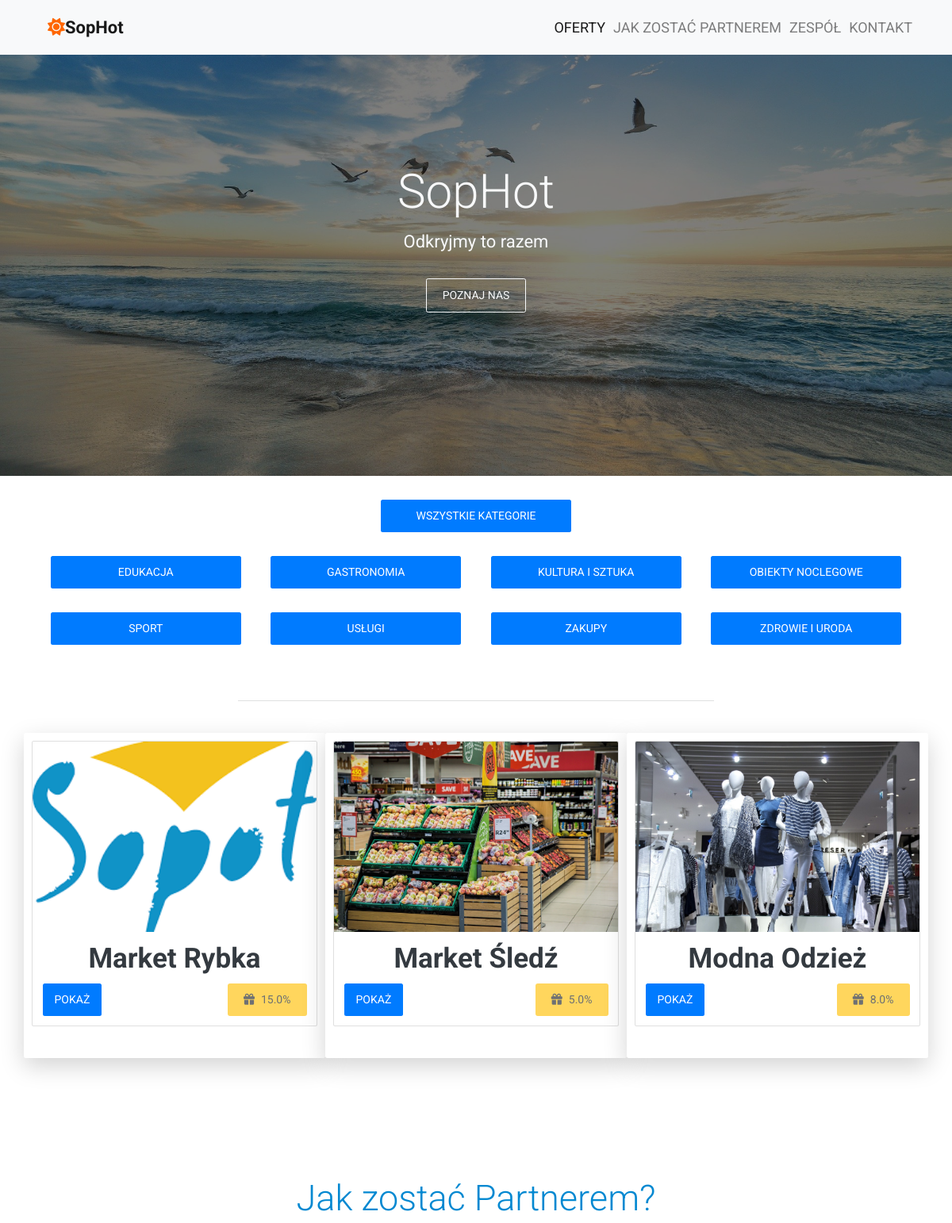
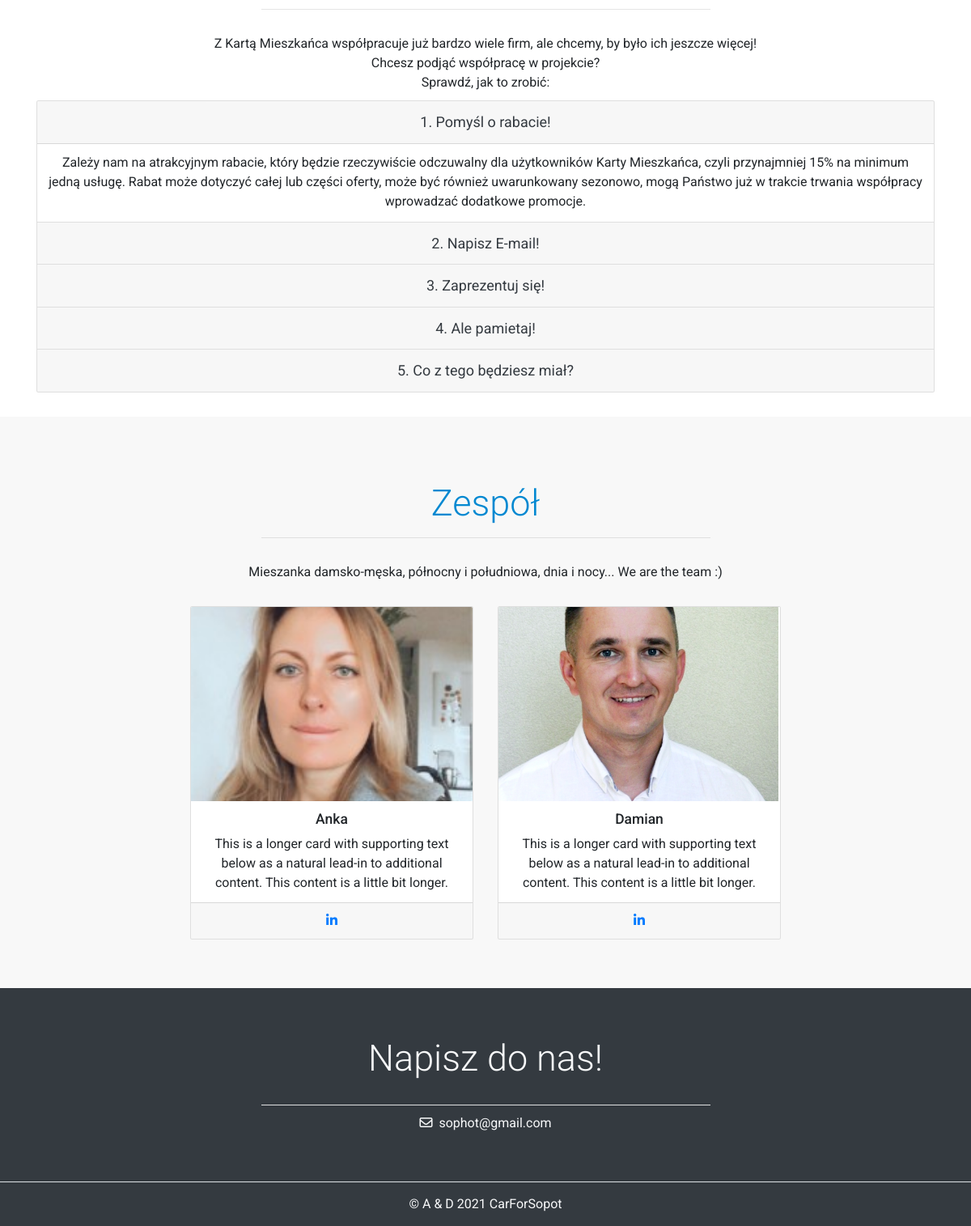
Page /zakupy/ on the committed database (2 pictures, top to bottom).
### offers/models.py (models this page shows, shortened)
class Category(models.Model):
    name = models.CharField(max_length=200,
                            db_index=True)
    slug = models.SlugField(max_length=200,
                            unique=True)
    class Meta:
        ordering = ('name',)
        verbose_name = 'category'
        verbose_name_plural = 'categories'
    def get_absolute_url(self):
        return reverse('offers:offers_list_by_category', args=[self.slug])

class Offers(models.Model):
    category = models.ForeignKey(Category,
                                 related_name='offers',
                                 on_delete=models.CASCADE)
    name = models.CharField(max_length=200, db_index=True)
    slug = models.SlugField(max_length=200, db_index=True, unique=True, default=None)
    adres = models.CharField(max_length=300, db_index=True)
    image = models.ImageField(upload_to='products/%Y/%m/%d',
                              blank=True)
    bonus = models.FloatField(max_length=3, db_index=True)
    available = models.BooleanField(default=True)
    description = models.TextField(blank=True)
    created = models.DateTimeField(auto_now_add=True)
    class Meta:
        ordering = ('name',)
        index_together = (('id', 'slug'),)
    def get_absolute_url(self):
        return reverse('offers:offers_detail', args=[self.id, self.slug])

### offers/views.py (the view)
# urls.py: path('', views.offers_list, name='offers_list'),
def offers_list(request, category_slug=None):
    category = None
    categories = Category.objects.all()
    products = Offers.objects.filter(available=True)
    if category_slug:
        category = get_object_or_404(Category, slug=category_slug)
        products = products.filter(category=category)
    return render(request,
                  'offers/list.html',
                  {'category': category,
                   'categories': categories,
                   'products': products})

### offers/templates/offers/list.html (shortened to what this page needs)
{% extends "index.html" %}
{% load static %}
{% block content %}
    <div class="container offers text-center">
        <div class="row d-flex justify-content-around align-items-center">
            <div class="mx-auto ">
                <button type="button" class="btn btn-primary rounded p-3">
                    <a class="text-white" href="{% url "offers:offers_list" %}">WSZYSTKIE KATEGORIE</a>
                </button>
            </div>
        </div>
        <div class="col-sm-3 col-auto col-md-8 col-lg-12 py-5">
            <div class="row d-flex justify-content-around align-items-center">
                {% for cat in categories %}
                        <button type="button" class="btn btn-primary rounded p-3 mb-5 ">
                        <a class="text-white" href="{{ cat.get_absolute_url }}"> {{ cat.name }}</a>
                        </button>
                {% endfor %}
            </div>
        </div>
    </div>
    <hr class="w-50 w-lg-75 mx-auto bg-light">
    <div class="container py-5">
        <div class="row">
            {% for product in products %}
            <div class="col-md-6 col-lg-4 shadow-lg p-3 mb-5 bg-white rounded">
                <div class="card mb-5">
                    <a href="{{ product.get_absolute_url }}">
                        <img src="{% if product.image %}{{ product.image.url }}{% else %}{% static " " %}{% endif %}" class="card-img-top" alt="offers"></a>
                        <div class="card-body">
                            <p class="display-4 text-center text-capitalize"><a class="text-dark" href="{{ product.get_absolute_url }}">{{ product.name }}</a></p>
                            <div class="d-flex justify-content-between align-items-center">
                                <a href="{{ product.get_absolute_url }}" class="btn btn-primary px-4">Pokaż</a>
                                <a  href="#" class="btn btn-warning btn-lg disabled" tabindex="-1" role="button" aria-disabled="true"><i class="fas fa-gift"></i>{{ product.bonus }}%</a>
                            </div>
                        </div>
                </div>
            </div>
            {% endfor %}
        </div>
    </div>
{% endblock %}

### templates/index.html (shortened to what this page needs)
{% load static %}
<!doctype html>
<html lang="en">
<head>
    <link rel="stylesheet" href="https://stackpath.bootstrapcdn.com/bootstrap/4.4.1/css/bootstrap.min.css">
    <link rel="stylesheet" href="{% static 'style.css' %}">
</head>
<body data-spy="scroll" data-target="#navbar-example">
    <nav id="navbar-example" class="navbar navbar-expand-lg navbar-light bg-light py-4 fixed-top" id="navbar-example">
        <div class="container">
            <a class="navbar-brand px-4 blue-color" href="#offers"><i class="fas fa-sun orange-color"></i>SopHot</a>
            <div class="collapse navbar-collapse" id="navbarNavAltMarkup">
                <div class="navbar-nav ml-auto">
                    <a class="nav-item nav-link active" href="#offers">Oferty</a>
                    <a class="nav-item nav-link" href="#partner">Jak zostać Partnerem</a>
                    <a class="nav-item nav-link" href="#team">Zespół</a>
                    <a class="nav-item nav-link" href="#contact">Kontakt</a>
                </div>
            </div>
        </div>
    </nav>
    <header id="home">
        <div class="hero-shadow"></div>
        <div class="container h-100 d-flex flex-column justify-content-center align-items-center text-light text-center">
        <p class="display-1">SopHot</p>
        <p class="header-text mb-5">Odkryjmy to razem</p>
        <a href="#team" class="btn btn-outline-light">Poznaj nas</a>
        </div>
    </header>
    <main>
        <section id="offers" class="py-5 offer mb-5 scroll-fix">
            {% block content %}
            {% endblock %}
        </section>
        <section id="partner" class="scroll-fix">
            <div class="container about-info py-5 text text-center">
                <div class="row">
                    <div class="col">
                        <p class="display-3 blue-color">Jak zostać Partnerem?</p>
                         <hr class="w-50 mx-auto mt-4 mb-5">
                         <p class="display-5">Z Kartą Mieszkańca współpracuje już bardzo wiele firm, ale chcemy, by było ich jeszcze więcej!<br>
                             Chcesz podjąć współpracę w projekcie?<br> Sprawdź, jak to zrobić:</p>
                        <div class="accordion" id="accordionExample">
                            <div class="card">
                                <div class="card-header" id="headingOne">
                                    <h2 class="mb-0">
                                         <button class="btn btn-link btn-block text-dark text-decoration-none" type="button" data-toggle="collapse" data-target="#collapseOne" aria-expanded="true" aria-controls="collapseOne">
                                             1. Pomyśl o rabacie!
                                         </button>
                                    </h2>
                                </div>
                                <div id="collapseOne" class="collapse show" aria-labelledby="headingOne" data-parent="#accordionExample">
                                    <div class="card-body">
                                         Zależy nam na atrakcyjnym rabacie, który będzie rzeczywiście odczuwalny dla użytkowników Karty Mieszkańca, czyli przynajmniej 15% na minimum jedną usługę. Rabat może dotyczyć całej lub części oferty, może być również uwarunkowany sezonowo, mogą Państwo już w trakcie trwania współpracy wprowadzać dodatkowe promocje.
                                    </div>
                                </div>
                            </div>
                            <div class="card">
                                <div class="card-header" id="headingTwo">
                                    <h2 class="mb-0">
                                        <button class="btn btn-link btn-block collapsed text-dark text-decoration-none" type="button" data-toggle="collapse" data-target="#collapseTwo" aria-expanded="false" aria-controls="collapseTwo">
                                            2. Napisz E-mail!
                                        </button>
                                    </h2>
                                </div>
                            </div>
                            <div class="card">
                                <div class="card-header" id="headingThree">
                                     <h2 class="mb-0">
                                        <button class="btn btn-link btn-block collapsed text-dark text-decoration-none" type="button" data-toggle="collapse" data-target="#collapseThree" aria-expanded="false" aria-controls="collapseThree">
                                            3. Zaprezentuj się!
                                        </button>
                                    </h2>
                                </div>
                            </div>
                            <div class="card">
                                <div class="card-header" id="headingFour">
                                     <h2 class="mb-0">
                                        <button class="btn btn-link btn-block collapsed text-dark text-decoration-none" type="button" data-toggle="collapse" data-target="#collapseFour" aria-expanded="false" aria-controls="collapseFour">
                                            4. Ale pamietaj!
                                        </button>
                                    </h2>
                                </div>
                            </div>
                            <div class="card">
                                <div class="card-header" id="headingFive">
                                     <h2 class="mb-0">
                                        <button class="btn btn-link btn-block collapsed text-dark text-decoration-none" type="button" data-toggle="collapse" data-target="#collapseFive" aria-expanded="false" aria-controls="collapseFive">
                                            5. Co z tego będziesz miał?
                                        </button>
                                    </h2>
                                </div>
                            </div>
                        </div>
                    </div>
                </div>
            </div>
        </section>
        <section id="team" class="scroll-fix">
            <div class="container text-center">
                <p class="display-3 blue-color">Zespół</p>
                <hr class="w-50 mx-auto mt-4 mb-5">
                <p class="my-5">Mieszanka damsko-męska, północny i południowa, dnia i nocy... We are the team :)</p>
                    <div class="row row-col-1 row-col-3 justify-content-center">
                        <div class="col-xs-12 col-sm-12 col-md-4 col-lg-4 mb-3">
                            <div class="card">
                                <img src="../media/img/anka.jpeg" class="card-img-top" alt="Anka">
                                <div class="card-body">
                                    <h3 class="card-title ">Anka</h3>
                                    <p class="card-text">This is a longer card with supporting text below as a natural lead-in to additional content. This content is a little bit longer.</p>
                                </div>
                                <div class="card-footer row justify-content-around mx-0 py-3">
                                    <a href="#"><i class="fab fa-linkedin-in"></i></a>
                                </div>
                            </div>
                        </div>
                        <div class="col-xs-12 col-sm-12 col-md-4 col-lg-4">
                            <div class="card">
                                <img src="../media/img/damian.jpg" class="card-img-top" alt="Damian">
                                <div class="card-body">
                                    <h3 class="card-title">Damian</h3>
                                    <p class="card-text ">This is a longer card with supporting text below as a natural lead-in to additional content. This content is a little bit longer.</p>
                                </div>
                                <div class="card-footer row justify-content-around mx-0 py-3">
                                    <a href="#"><i class="fab fa-linkedin-in"></i></a>
                                </div>
                            </div>
                        </div>
                    </div>
            </div>
        </section>
        <section id="contact" class="bg-dark text-light scroll-fix">
            <div class="container text-center py-5">
                <p class="display-3 mb-lg-5">Napisz do nas!</p>
                <hr class="w-50 w-lg-75 mx-auto bg-light">
                <p class="display-5 mb-lg-5"><i class="far fa-envelope"></i>sophot@gmail.com</p>
            </div>
        </section>
    </main>
    <footer class="bg-dark text-light border-top">
        <p class="text-center py-4 m-0">&copy; A & D 2021 CarForSopot</p>
    </footer>
</body>
</html>

### moje_static/style.css (style rules this page uses)
* { box-sizing: border-box; margin: 0; padding: 0; }
html { font-size: 62.5%; scroll-behavior: smooth; }
body { position: relative; font-family: 'Roboto', sans-serif; font-size: 1.6rem; }
.hero-shadow { position: absolute; top: 0; width: 100%; height: 100%; background-color: rgba(0, 0, 0, .5); z-index: -1; }
.orange-color { color: rgb(255, 102, 0); }
.blue-color { color: #0288D1; }
.scroll-fix::before { display: block; margin-top: -3rem; height: 3rem; content: ''; }
.navbar-brand { font-size: 2.2rem; font-weight: bold; }
nav .navbar-nav, nav .fa-bars { font-size: 1.8rem; text-transform: uppercase; }
header { position: relative; height: 60rem; background-image: url('../media/img/header1.jpg'); background-position: center; background-size: cover; z-index: 0; }
header .btn { font-size: 1.4rem; padding: 1rem 2rem; text-transform: uppercase; }
.header-text { font-size: 2.2rem; }
#partner .btn-link { font-size: 1.8rem }
#team { padding: 8rem 0; background-color: rgb(248,248,248); }
#team .card-img-top { height: 240px; object-fit: cover; }
#contact .far { margin-right: .8rem; }
.offer .display-4 { text-transform: uppercase; font-weight: bold; }
.offer img { height: 240px; object-fit: cover; }
.offer .btn { font-size: 1.4rem; padding: 1rem 2rem; text-transform: uppercase; border: #efca02; }
.offer button { width: 240px; display: block; padding: 10px 15px; margin: 0 auto; }
.offer .fas { margin-right: .8rem; }

### rows in the picture
Category: name "EDUKACJA"
Category: name "GASTRONOMIA"
Category: name "KULTURA I SZTUKA"
Category: name "OBIEKTY NOCLEGOWE"
Category: name "SPORT"
Category: name "USŁUGI"
Category: name "ZAKUPY"
Category: name "ZDROWIE I URODA"
Offers: image (picture), name "Market Rybka", bonus "15.0"
Offers: image (picture), name "Market Śledź", bonus "5.0"
Offers: image (picture), name "Modna Odzież", bonus "8.0"
